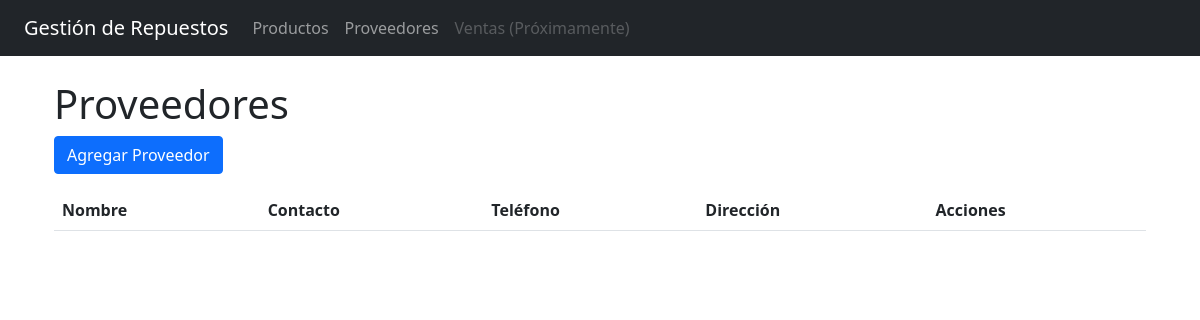
Page /proveedores on the earlier database version.
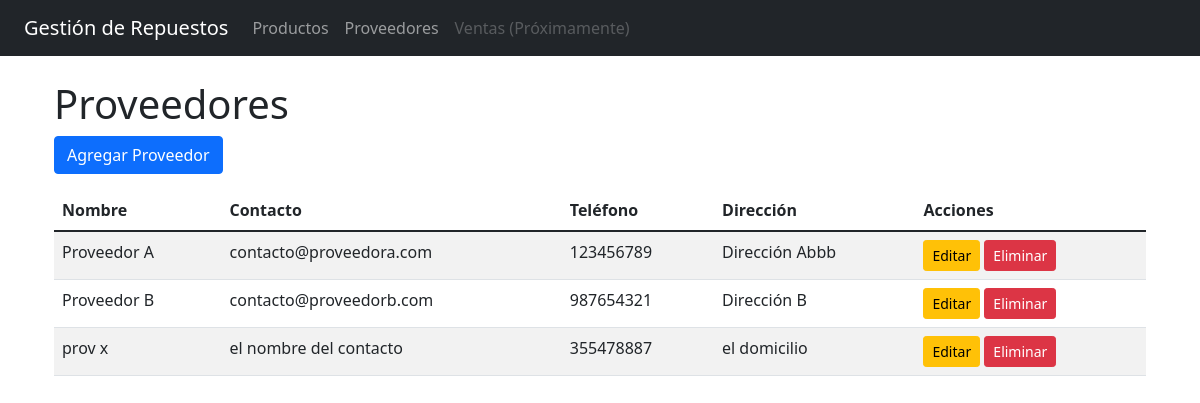
Same page on the later database version.
### app/models/__init__.py (models this page shows)
class Proveedor(db.Model):
    id = db.Column(db.Integer, primary_key=True)
    nombre = db.Column(db.String(100), nullable=False)
    contacto = db.Column(db.String(100))
    telefono = db.Column(db.String(20))
    direccion = db.Column(db.Text)

### app/views/proveedores.py (the view)
@proveedores_bp.route('/proveedores', methods=['GET'])
def listar_proveedores():
    proveedores = Proveedor.query.all()
    return render_template('proveedores/listar.html', proveedores=proveedores)

### app/templates/proveedores/listar.html (shortened to what this page needs)
{% extends "base.html" %}
{% block content %}
<h1>Proveedores</h1>
<a href="{{ url_for('proveedores.crear_proveedor') }}" class="btn btn-primary mb-3">Agregar Proveedor</a>
<table class="table table-striped">
    <thead>
        <tr>
            <th>Nombre</th>
            <th>Contacto</th>
            <th>Teléfono</th>
            <th>Dirección</th>
            <th>Acciones</th>
        </tr>
    </thead>
    <tbody>
        {% for proveedor in proveedores %}
        <tr>
            <td>{{ proveedor.nombre }}</td>
            <td>{{ proveedor.contacto }}</td>
            <td>{{ proveedor.telefono }}</td>
            <td>{{ proveedor.direccion }}</td>
            <td>
                <a href="{{ url_for('proveedores.editar_proveedor', id=proveedor.id) }}" class="btn btn-warning btn-sm">Editar</a>
                <form action="{{ url_for('proveedores.eliminar_proveedor', id=proveedor.id) }}" method="POST" style="display:inline;">
                    <button type="submit" class="btn btn-danger btn-sm">Eliminar</button>
                </form>
            </td>
        </tr>
        {% endfor %}
    </tbody>
</table>
{% endblock %}

### app/templates/base.html (shortened to what this page needs)
<!DOCTYPE html>
<html lang="es">
<head>
    <link rel="stylesheet" href="https://cdn.jsdelivr.net/npm/bootstrap@5.3.0/dist/css/bootstrap.min.css">
    <link href="https://cdn.jsdelivr.net/npm/bootstrap@5.1.3/dist/css/bootstrap.min.css" rel="stylesheet">
</head>
<body>
    <nav class="navbar navbar-expand-lg navbar-dark bg-dark">
        <div class="container-fluid">
            <a class="navbar-brand" href="{{ url_for('main.index') }}">Gestión de Repuestos</a>
            <div class="collapse navbar-collapse" id="navbarNav">
                <ul class="navbar-nav">
                    <li class="nav-item">
                        <a class="nav-link" href="{{ url_for('productos.listar_productos') }}">Productos</a>
                    </li>
                    <li class="nav-item">
                        <a class="nav-link" href="{{ url_for('proveedores.listar_proveedores') }}">Proveedores</a>
                    </li>
                    <li class="nav-item">
                        <a class="nav-link disabled" href="#" tabindex="-1" aria-disabled="true">Ventas (Próximamente)</a>
                    </li>
                </ul>
            </div>
        </div>
    </nav>
    <div class="container mt-4">
        {% block content %}{% endblock %}
    </div>
</body>
</html>

Differences in the rows shown:
added Proveedor: nombre "Proveedor A", contacto "contacto@proveedora.com", telefono "123456789", direccion "Dirección Abbb"
added Proveedor: nombre "Proveedor B", contacto "contacto@proveedorb.com", telefono "987654321", direccion "Dirección B"
added Proveedor: nombre "prov x", contacto "el nombre del contacto", telefono "355478887", direccion "el domicilio"
